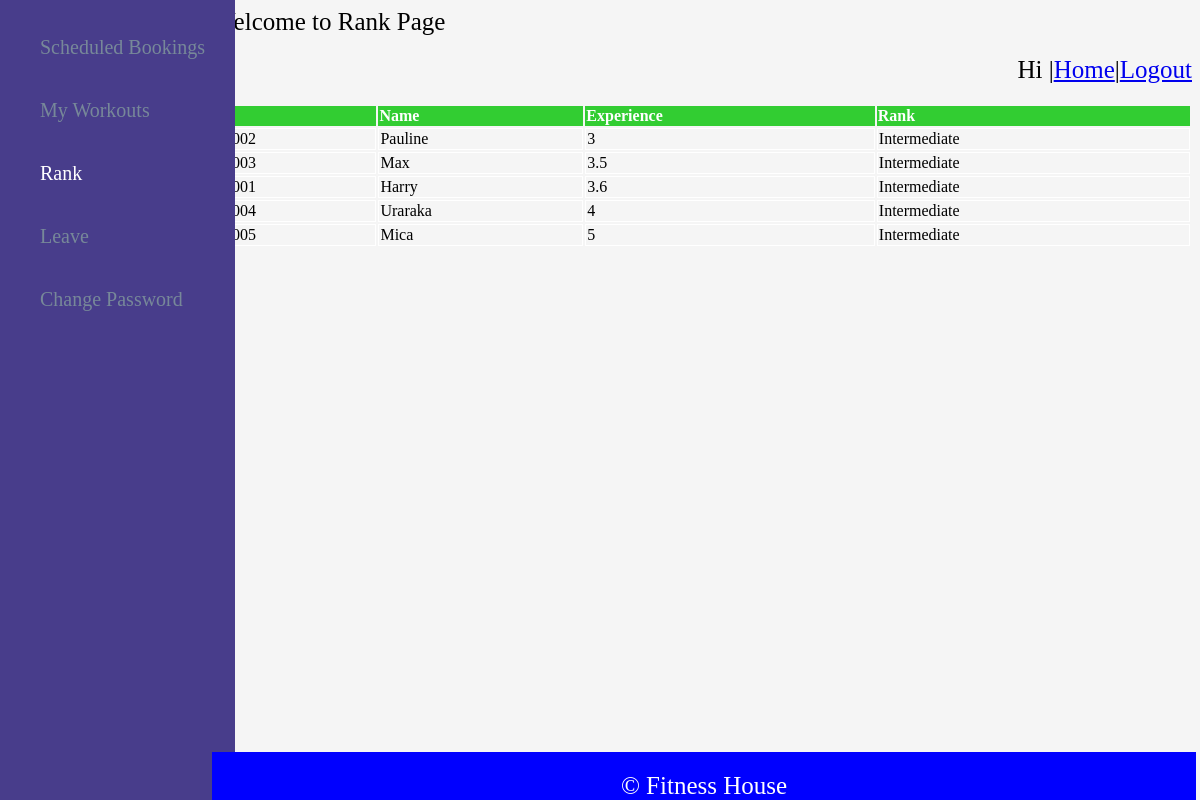
The app's page /Rank.php with its own data.
### tables this page shows
create table Trainer_Details(
        TrainerID integer PRIMARY KEY AUTO_INCREMENT,
        name varchar(20) not null,
        Email VARCHAR(20) not null,
        phone bigint not null,
        age integer not null,
        gender char(1) not null,
        joiningdate date,
        password varchar(10) not null,
        experience float not null);

### Rank.php (the view, shortened to what this page needs)
<!DOCTYPE html>
<html>
<head>
<link rel="stylesheet" href="pgcss.css">
</head>
<body style="background-color:whitesmoke;">
<header style="background-color:whitesmoke;" class="tpbtm">Welcome to Rank Page</header>
<p class="tpbtm" style="text-align:right;background-color:whitesmoke;">Hi |<a href="/1147119/Trainer.php">Home</a>|<a href="/1147119/Session.php">Logout</a></p>
<div class="sdbr">
<ul>
<a href="/1147119/Booking.php" class="lnk" style="color:ghostwhite;"><li style="color:lightslategrey;">Scheduled Bookings</li></a>
<a href="/1147119/Workout.php" class="lnk" style="color:ghostwhite;"><li style="color:lightslategrey;">My Workouts</li></a>
<a href="/1147119/Rank.php" class="lnk"><li style="color:white;">Rank</li></a>
<a href="/1147119/leave.php" class="lnk"><li style="color:lightslategrey;">Leave</li></a>
<a href="/1147119/cpass.php" class="lnk"><li style="color:lightslategrey;">Change Password</li></a>
</ul>
</div>
<div class="tbl">
<table style="width:100%;">
<?php
include("dbcon.php");
$q="select TrainerID,name,experience from Trainer_Details order by experience";
$q_check="select count(*) from Member_Details";
$res=mysqli_query($con,$q_check);
$row=mysqli_fetch_row($res);
if($row[0]!=0)
{
$res=mysqli_query($con,$q);
?>
<tr style="background-color:limegreen;color:white;">
<th>Id</th>
<th>Name</th>
<th>Experience</th>
<th>Rank</th>
</tr>
<?php
while($row=mysqli_fetch_row($res))
{
        if($row[1]==$_SESSION['user'])
        {
?>
<tr style="font-weight:bold;font-style:italic;">
<?php
        }
        else
        {
?>
<tr>
<?php
        }
?>
<td><?php echo "$row[0]";?></td>
<td><?php echo "$row[1]";?></td>
<td><?php echo "$row[2]";?></td>
<td><?php
if($row[2]>0 && $row[2]<3)
{
        echo "Beginner";
}
elseif($row[2]<=5)
{
        echo "Intermediate";
}
else
{
        echo "Expert";
}
?></td>
</tr>
<?php
}
}
?>
</table>
</div>
<footer>&copy Fitness House</footer>
</body>
</html>

### pgcss.css (style rules this page uses)
* { border-sizing:border-box; }
footer { font-size:25px; color:white; background-color:blue; text-align:center; position:fixed; bottom:0; width:82vw; margin: 0px 0px 0px 17vw; padding: 20px 0% 0% 0%; }
.tpbtm { font-size:25px; background-color:white; text-align:left; margin: 0px 0px 0px 17vw; padding: 0px 0px 20px 0px; }
.sdbr { background-color:darkslateblue; position:fixed; left:0; top:0; margin:0px; padding: 0px 0px 0px 0px; height:100%; }
.tbl { //background-color:orange; text-align:center; margin: 0px 0px 0px 17vw; padding: 0px 0px 0px 0vw; }
li { color:white; font-size:20px; text-decoration:none; list-style:none; padding: 20px 30px 20px 0px; }
.lnk { text-decoration:none; }

### Rank.php (style rules this page uses)
table,th { text-align:left; //border:1px solid grey; }
td { border:1px solid white; }

### records on screen
trainer_details: TrainerID "10002", name "Pauline", experience "3", shows "Intermediate"
trainer_details: TrainerID "10003", name "Max", experience "3.5", shows "Intermediate"
trainer_details: TrainerID "10001", name "Harry", experience "3.6", shows "Intermediate"
trainer_details: TrainerID "10004", name "Uraraka", experience "4", shows "Intermediate"
trainer_details: TrainerID "10005", name "Mica", experience "5", shows "Intermediate"
